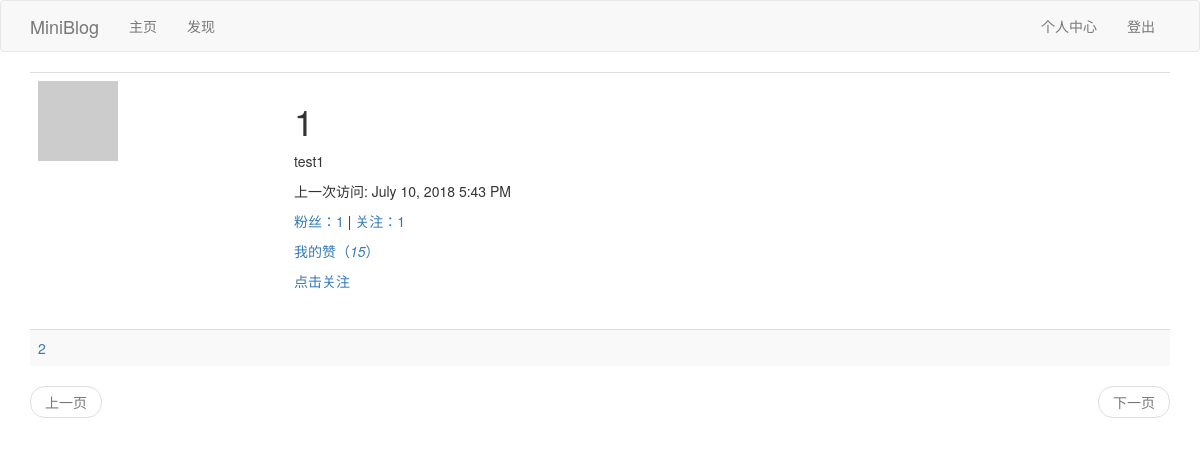
Screenshot of /follower_list/1 (signed in) with the database file from the repository.
### app/models.py (models this page shows, shortened)
class User(UserMixin,db.Model):
	__tablename__ = 'user'
	id = db.Column(db.Integer,primary_key=True)
	username = db.Column(db.String(64),index=True,unique=True)
	email = db.Column(db.String(64),index=True,unique=True)
	password_hash = db.Column(db.String(128))
	about_me = db.Column(db.String(140))
	last_seen = db.Column(db.DateTime,default=datetime.utcnow)
	posts = db.relationship('Post',backref='author',lazy='dynamic')
	comments = db.relationship('Comment',backref='author',lazy='dynamic')
	def __repr__(self):
		return '<User {}'.format(self.username)
	__str__ = __repr__
	def avatar(self,size):
		digest = md5(self.email.lower().encode('utf-8')).hexdigest()
		return r'https://www.gravatar.com/avatar/{}?d=identicon&s={}'.format(digest,size)
	thumbed = db.relationship('Post',secondary=thumb_ups,
		backref=db.backref('thumbers',lazy='dynamic'),lazy='dynamic'
		)
	followed = db.relationship('User',secondary=followers,
		primaryjoin=(followers.c.follower_id == id),
		secondaryjoin=(followers.c.followed_id == id),
		backref=db.backref('followers',lazy='dynamic'),lazy='dynamic'
		)
	def is_following(self,user):
		return self.followed.filter(followers.c.followed_id == user.id).count()>0

### app/main/views.py (the view)
@bp.route('/follower_list/<username>')
@login_required
def follower_list(username):
	user = User.query.filter_by(username=username).first_or_404()
	page = request.args.get('page',1,type=int)
	followers = user.followers.paginate(
		page,current_app.config['FOLLOWEDS_AND_FOLLWERS_PER_PAGE'],False)
	next_url = url_for('main.follower_list',username=username,page=followers.next_num) if followers.has_next else None
	prev_url = url_for('main.follower_list',username=username,page=followers.prev_num) if followers.has_prev else None
	return render_template('user.html',user=user,followers=followers.items,next_url=next_url, prev_url=prev_url)

### app/main/views.py (called while the page is built)
@bp.before_app_request
def before_request():
	if current_user.is_authenticated:
		current_user.last_seen = datetime.utcnow()
		db.session.commit()
		g.comment_form = CommentForm()
	g.locale = str(get_locale())

### app/models.py (called while the page is built)
@login.user_loader
def load_user(id):
	return User.query.get(int(id))

### app/main/templates/user.html (shortened to what this page needs)
{% extends "base.html" %}
{% block app_content %}
	<table class="table table-hover">
        <tr>
            <td width="256px"><img src="{{ user.avatar(256) }}"></td>
            <td>
            	<h1>{{ user.username }}</h1>
            	{% if user.about_me %}<p>{{ user.about_me }}</p>{% endif %}
                {% if user.last_seen %}<p>{{_("上一次访问")}}: {{ moment(user.last_seen).format('LLL') }}</p>{% endif %}
                <p>
                    <a id="follower_num" href="{{ url_for('main.follower_list',username=user.username) }}">{{_("粉丝")}}：{{ user.followers.count() }}</a>
                    |
                    <a id="followed_num" href="{{ url_for('main.followed_list',username=user.username) }}">{{_("关注")}}：{{ user.followed.count() }} </a>
                </p>
                <p><a href="{{ url_for('main.thumbup_list',username=user.username) }}">{{_("我的赞")}}<span>（<em id="thumbed_num">{{ user.thumbed.count() }}</em>）</span></a></p>
                {% if user == current_user %}
                    <p><a href="{{ url_for('main.edit_profile') }}">{{_("编辑")}}</a></p>
                {% elif current_user.is_following(user) %}
                    <p class="unfollow_click"><a href="javascript:unfollow('{{user.username}}');">{{_("取消关注")}}</a></p>
                    <p class="follow_click" style="display: none;"><a href="javascript:follow('{{user.username}}');">{{_("点击关注")}}</a></p>
                {% else %}
                    <p class="follow_click"><a href="javascript:follow('{{user.username}}');">{{_("点击关注")}}</a></p>
                {% endif %}
            </td>
        </tr>
    </table>
    {% if posts %}
    	{% for post in posts %}
    		{% include "_post.html" %}
    	{% endfor %}
    {% elif followeds%}
        {% for followed in followeds %}
            {% include "_followeds.html" %}
        {% endfor %}
    {% else %}
        {% for follower in followers %}
            {% include "_followers.html" %}
        {% endfor %}
    {% endif %}
    {% include "_pagination.html" %}
{% endblock %}

### app/main/templates/_followers.html
<table class="table table-striped">
  <tr>
    <td>
        <a href="{{ url_for('main.user', username=follower.username) }}">
          {{ follower.username }}
      </a>
    </td>
  </tr>
</table>

### rows the page displays
User: username "1", about_me "test1", last_seen "July 10, 2018 5:43 PM"
User: username "2"

### other values shown
{{ user.followers.count() }} "1"
{{ user.followed.count() }} "1"
{{ user.thumbed.count() }} "15"
